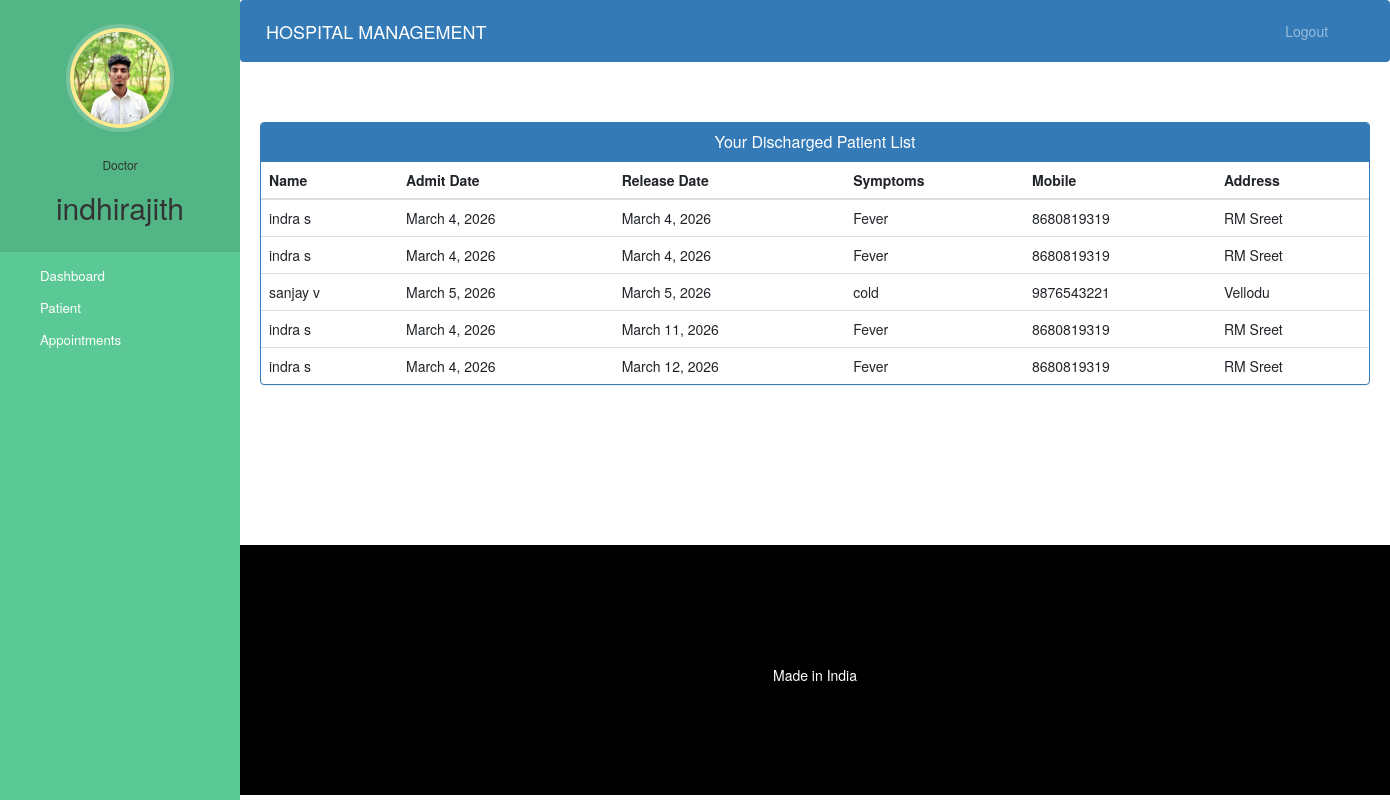
The page /doctor-view-discharge-patient (signed in) on the database its author committed.
### hospital/models.py (models this page shows, shortened)
class Doctor(models.Model):
    user=models.OneToOneField(User,on_delete=models.CASCADE)
    profile_pic= models.ImageField(upload_to='profile_pic/DoctorProfilePic/',null=True,blank=True)
    address = models.CharField(max_length=40)
    mobile = models.CharField(max_length=20,null=True)
    department= models.CharField(max_length=50,choices=departments,default='Cardiologist')
    status=models.BooleanField(default=False)

class PatientDischargeDetails(models.Model):
    patientId=models.PositiveIntegerField(null=True)
    patientName=models.CharField(max_length=40)
    assignedDoctorName=models.CharField(max_length=40)
    address = models.CharField(max_length=40)
    mobile = models.CharField(max_length=20,null=True)
    symptoms = models.CharField(max_length=100,null=True)
    admitDate=models.DateField(null=False)
    releaseDate=models.DateField(null=False)
    daySpent=models.PositiveIntegerField(null=False)
    roomCharge=models.PositiveIntegerField(null=False)
    medicineCost=models.PositiveIntegerField(null=False)
    doctorFee=models.PositiveIntegerField(null=False)
    OtherCharge=models.PositiveIntegerField(null=False)
    total=models.PositiveIntegerField(null=False)

### hospital/views.py (the view)
# urls.py: path('doctor-view-discharge-patient',views.doctor_view_discharge_patient_view,name='doctor-view-discharge-patient'),
@login_required(login_url='doctorlogin')
@user_passes_test(is_doctor)
def doctor_view_discharge_patient_view(request):
    dischargedpatients=models.PatientDischargeDetails.objects.all().distinct().filter(assignedDoctorName=request.user.first_name)
    doctor=models.Doctor.objects.get(user_id=request.user.id) #for profile picture of doctor in sidebar
    return render(request,'hospital/doctor_view_discharge_patient.html',{'dischargedpatients':dischargedpatients,'doctor':doctor})

### hospital/views.py (called while the page is built)
def is_doctor(user):
    return user.groups.filter(name='DOCTOR').exists()

### templates/hospital/doctor_view_discharge_patient.html (shortened to what this page needs)
{% extends 'hospital/doctor_base.html' %}
{% block content %}
{%load static%}
<head>
  <link href="//netdna.bootstrapcdn.com/bootstrap/3.0.0/css/bootstrap.min.css" rel="stylesheet" id="bootstrap-css">
</head>
<div class="container">
  <div class="panel panel-primary">
    <div class="panel-heading">
      <h6 class="panel-title">Your Discharged Patient List</h6>
    </div>
    <table class="table table-hover" id="dev-table">
      <thead>
        <tr>
          <th>Name</th>
          <th>Admit Date</th>
          <th>Release Date</th>
          <th>Symptoms</th>
          <th>Mobile</th>
          <th>Address</th>
        </tr>
      </thead>
      {% for p in dischargedpatients %}
      <tr>
        <td> {{p.patientName}}</td>
        <td>{{p.admitDate}}</td>
        <td>{{p.releaseDate}}</td>
        <td>{{p.symptoms}}</td>
        <td>{{p.mobile}}</td>
        <td>{{p.address}}</td>
      </tr>
      {% endfor %}
    </table>
  </div>
</div>
{% endblock content %}

### templates/hospital/doctor_base.html (shortened to what this page needs)
<!DOCTYPE html>
{% load static %}
<html lang="en">
<head>
  <link rel="stylesheet" href="https://stackpath.bootstrapcdn.com/bootstrap/4.3.1/css/bootstrap.min.css">
  <link rel="stylesheet" href="https://maxcdn.bootstrapcdn.com/font-awesome/4.7.0/css/font-awesome.min.css">
</head>
<body>
  <nav class="menu" tabindex="0">
    <header class="avatar">
      <img src="{% static doctor.profile_pic.url %}" alt="Profile Pic" />
      <br><br>
      <h6>Doctor</h6>
      <h2>{{request.user.first_name}}</h2>
    </header>
    <ul>
      <li tabindex="0" class="icon-dashboard"> <a style="color:white; text-decoration:none;" href="/doctor-dashboard"><span>Dashboard</span></a> </li>
      <li tabindex="0" class="icon-users"> <a style="color:white; text-decoration:none;" href="/doctor-patient"><span>Patient</span></a></li>
      <li tabindex="0" class="icon-calendar"> <a style="color:white; text-decoration:none;" href="/doctor-appointment"><span>Appointments</span></a></li>
    </ul>
  </nav>
  <main>
    <div class="bs-example">
      <nav class="navbar navbar-expand-md  navbar-dark fixed-top" style="background:#337AB7;">
        <a href="/doctor-dashboard" class="navbar-brand">HOSPITAL MANAGEMENT</a>
        <div class="collapse navbar-collapse justify-content-between" id="navbarCollapse">
          <div class="navbar-nav" style=" margin-left: 90%;">
            <a href="/logout" class="nav-item nav-link">Logout</a>
          </div>
        </div>
      </nav>
    </div>
    <br><br>
    {% block content %}
    {% endblock content %}
    <br><br><br><br><br><br><br>
    <footer>
      <br>
      <div class="container">
        <div class="row">
          <div class="col-md-12 col-sm-12">
            <div style="color:#ffffff;" class="wow fadeInUp footer-copyright">
              <p>Made in India <br>
            </div>
          </div>
        </div>
      </div>
    </footer>
  </main>
</body>
</html>

### templates/hospital/doctor_base.html (style rules this page uses)
a:link { text-decoration: none; }
a { color: white; }
footer { padding: 0px 0px 0px 0px; background-color: black; margin: 0px; }
p { text-align: center; }
body { padding-left: 240px; }
main { position: relative; height: 100vh; }
.menu { background: #5bc995; height: 100vh; width: 240px; position: fixed; top: 0px; left: 0; z-index: 5; outline: none; }
.menu .avatar { background: rgba(0, 0, 0, 0.1); padding: 2em 0.5em; text-align: center; }
.menu .avatar img { width: 100px; border-radius: 50%; overflow: hidden; border: 4px solid #ffea92; box-shadow: 0 0 0 4px rgba(255, 255, 255, 0.2); }
.menu .avatar h2 { font-weight: normal; margin-bottom: 0; }
.menu ul { list-style: none; padding: 0.5em 0; margin: 0; }
.menu ul li { padding: 0.5em 1em 0.5em 3em; font-size: 0.95em; font-weight: regular; background-repeat: no-repeat; background-position: left 15px center; background-size: auto 20px; transition: all 0.15s linear; cursor: pointer; }
.menu ul li.icon-dashboard { background-image: url("http://www.entypo.com/images//gauge.svg"); }
.menu ul li.icon-users { background-image: url("http://www.entypo.com/images//users.svg"); }
.menu ul li.icon-calendar { background-image: url("http://www.entypo.com/images//calendar.svg"); }

### templates/hospital/doctor_view_discharge_patient.html (style rules this page uses)
a:link { text-decoration: none; }
h6 { text-align: center; }
.row { margin: 100px; }

### rows shown on the page
Doctor: profile_pic (picture)
PatientDischargeDetails: patientName "indra s", admitDate "March 4, 2026", releaseDate "March 4, 2026", symptoms "Fever", mobile "8680819319", address "RM Sreet"
PatientDischargeDetails: patientName "indra s", admitDate "March 4, 2026", releaseDate "March 4, 2026", symptoms "Fever", mobile "8680819319", address "RM Sreet"
PatientDischargeDetails: patientName "sanjay v", admitDate "March 5, 2026", releaseDate "March 5, 2026", symptoms "cold", mobile "9876543221", address "Vellodu"
PatientDischargeDetails: patientName "indra s", admitDate "March 4, 2026", releaseDate "March 11, 2026", symptoms "Fever", mobile "8680819319", address "RM Sreet"
PatientDischargeDetails: patientName "indra s", admitDate "March 4, 2026", releaseDate "March 12, 2026", symptoms "Fever", mobile "8680819319", address "RM Sreet"

### other values the page prints
{{ request.user.first_name }} "indhirajith"
